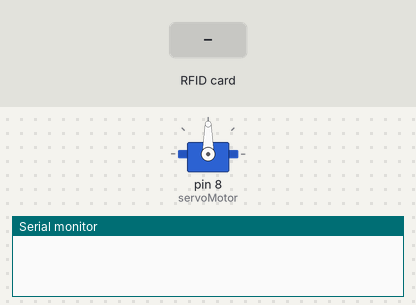
Recording of a sketch running on a simulated Arduino Uno, built with avr-gcc and run on an emulated ATmega328P. On the bench: servo, the last lines printed to the serial monitor. The test bench sets the inputs (shaded band).

Above: at 1.2 s.
1.3 s: RFID card 17 54 0D 53 held to the reader
At 1.7 s:
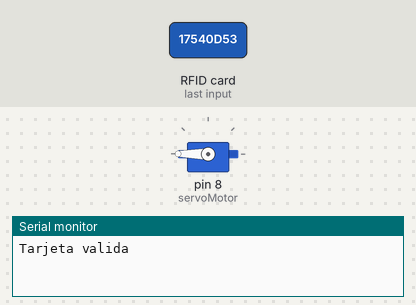
At 4.1 s:
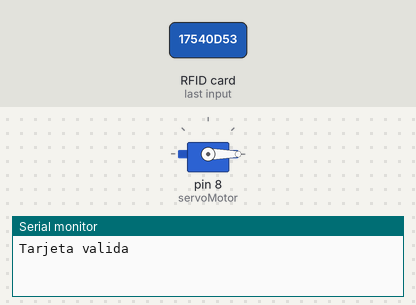
4.3 s: RFID card 5E 7A 19 C4 held to the reader
Timing chart, 0 to 7.3 s (numbered marks = the images above; inputs shaded):
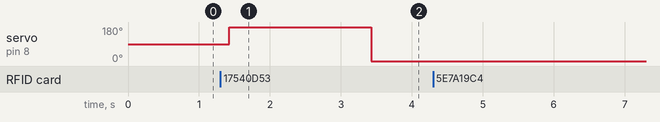

Measured:
- after the input at 1.3 s, servo on pin 8 (servoMotor): 90° → 180° after 0.13 s, → 0° 2.0 s later

The sketch:

estacionamiento.ino
```cpp
//RST          D9
//SDA(SS)      D10
//MOSI         D11
//MISO         D12
//SCK          D13
#include <Servo.h>
#include <SPI.h>
#include <MFRC522.h>

Servo servoMotor;
const int RST_PIN = 9;        // Pin 9 para el reset del RC522
const int SS_PIN = 10;        // Pin 10 para el SS (SDA) del RC522
MFRC522 mfrc522(SS_PIN, RST_PIN);   // Crear instancia del MFRC522

byte validKey1[4] = { 0x17, 0x54, 0x0D, 0x53 };  // Ejemplo de clave valida

//Función para comparar dos vectores
bool isEqualArray(byte* arrayA, byte* arrayB, int length)
{
  for (int index = 0; index < length; index++)
  {
    if (arrayA[index] != arrayB[index]) return false;
  }
  return true;
}

void setup() {
  Serial.begin(9600); // Iniciar serial
  SPI.begin();        // Iniciar SPI
  mfrc522.PCD_Init(); // Iniciar MFRC522
  servoMotor.attach(8);
}

void loop() {
  // Detectar tarjeta
  if (mfrc522.PICC_IsNewCardPresent())
  {
    //Seleccionamos una tarjeta
    if (mfrc522.PICC_ReadCardSerial())
    {
      // Comparar ID con las claves válidas
      if (isEqualArray(mfrc522.uid.uidByte, validKey1, 4)){
        Serial.println("Tarjeta valida");
        servoMotor.write(180);
        delay(2000);
        servoMotor.write(0);
      }else{
        Serial.println("Tarjeta invalida");
        servoMotor.write(0);

      // Finalizar lectura actual
      mfrc522.PICC_HaltA();
    }
    }
  }
  delay(250);
}
```
